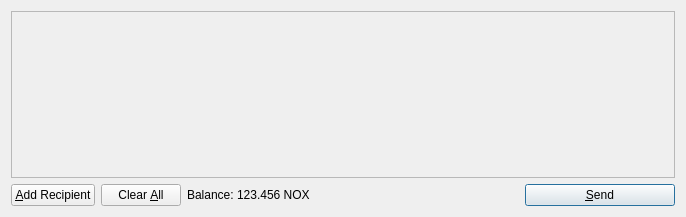
<?xml version="1.0" encoding="UTF-8"?>
<ui version="4.0">
 <class>SendCoinsDialog</class>
 <widget class="QDialog" name="SendCoinsDialog">
  <property name="geometry">
   <rect>
    <x>0</x>
    <y>0</y>
    <width>686</width>
    <height>217</height>
   </rect>
  </property>
  <property name="windowTitle">
   <string>Send Coins</string>
  </property>
  <layout class="QVBoxLayout" name="verticalLayout">
   <item>
    <widget class="QScrollArea" name="scrollArea">
     <property name="widgetResizable">
      <bool>true</bool>
     </property>
     <widget class="QWidget" name="scrollAreaWidgetContents">
      <property name="geometry">
       <rect>
        <x>0</x>
        <y>0</y>
        <width>666</width>
        <height>165</height>
       </rect>
      </property>
      <layout class="QVBoxLayout" name="verticalLayout_2">
       <property name="margin">
        <number>0</number>
       </property>
       <item>
        <layout class="QVBoxLayout" name="entries">
         <property name="spacing">
          <number>6</number>
         </property>
        </layout>
       </item>
       <item>
        <spacer name="verticalSpacer">
         <property name="orientation">
          <enum>Qt::Vertical</enum>
         </property>
         <property name="sizeHint" stdset="0">
          <size>
           <width>20</width>
           <height>40</height>
          </size>
         </property>
        </spacer>
       </item>
      </layout>
     </widget>
    </widget>
   </item>
   <item>
    <layout class="QHBoxLayout" name="horizontalLayout">
     <item>
      <widget class="QPushButton" name="addButton">
       <property name="toolTip">
        <string>Send to multiple recipients at once</string>
       </property>
       <property name="text">
        <string>&amp;Add Recipient</string>
       </property>
       <property name="icon">
        <iconset resource="../bitcoin.qrc">
         <normaloff>:/icons/add</normaloff>:/icons/add</iconset>
       </property>
       <property name="autoDefault">
        <bool>false</bool>
       </property>
      </widget>
     </item>
     <item>
      <widget class="QPushButton" name="clearButton">
       <property name="sizePolicy">
        <sizepolicy hsizetype="Minimum" vsizetype="Fixed">
         <horstretch>0</horstretch>
         <verstretch>0</verstretch>
        </sizepolicy>
       </property>
       <property name="toolTip">
        <string>Remove all transaction fields</string>
       </property>
       <property name="text">
        <string>Clear &amp;All</string>
       </property>
       <property name="icon">
        <iconset resource="../bitcoin.qrc">
         <normaloff>:/icons/remove</normaloff>:/icons/remove</iconset>
       </property>
       <property name="autoRepeatDelay">
        <number>300</number>
       </property>
       <property name="autoDefault">
        <bool>false</bool>
       </property>
      </widget>
     </item>
     <item>
      <layout class="QHBoxLayout" name="horizontalLayout_2">
       <property name="spacing">
        <number>3</number>
       </property>
       <item>
        <widget class="QLabel" name="label">
         <property name="text">
          <string>Balance:</string>
         </property>
        </widget>
       </item>
       <item>
        <widget class="QLabel" name="labelBalance">
         <property name="cursor">
          <cursorShape>IBeamCursor</cursorShape>
         </property>
         <property name="text">
          <string>123.456 NOX</string>
         </property>
         <property name="textInteractionFlags">
          <set>Qt::LinksAccessibleByMouse|Qt::TextSelectableByKeyboard|Qt::TextSelectableByMouse</set>
         </property>
        </widget>
       </item>
      </layout>
     </item>
     <item>
      <spacer name="horizontalSpacer">
       <property name="orientation">
        <enum>Qt::Horizontal</enum>
       </property>
       <property name="sizeHint" stdset="0">
        <size>
         <width>40</width>
         <height>20</height>
        </size>
       </property>
      </spacer>
     </item>
     <item>
      <widget class="QPushButton" name="sendButton">
       <property name="minimumSize">
        <size>
         <width>150</width>
         <height>0</height>
        </size>
       </property>
       <property name="toolTip">
        <string>Confirm the send action</string>
       </property>
       <property name="text">
        <string>&amp;Send</string>
       </property>
       <property name="icon">
        <iconset resource="../bitcoin.qrc">
         <normaloff>:/icons/send</normaloff>:/icons/send</iconset>
       </property>
       <property name="default">
        <bool>true</bool>
       </property>
      </widget>
     </item>
    </layout>
   </item>
  </layout>
 </widget>
 <resources>
  <include location="../bitcoin.qrc"/>
 </resources>
 <connections/>
</ui>
